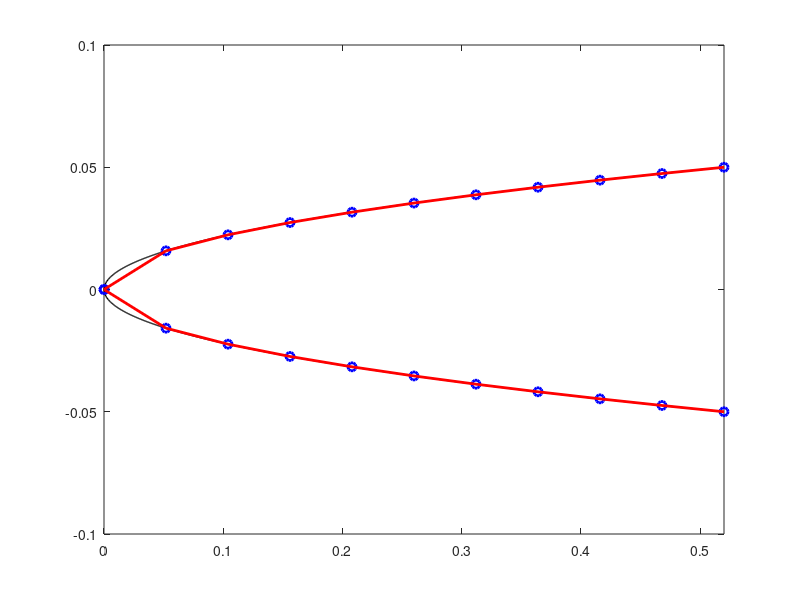

The MATLAB source for this figure: (Note: this script raises an error after producing the figure.)
%Nose cone function and tangent approximation
clc
close all
clear all
format long

L = 0.52; %nose length
R = 0.05 ; %nose base radius
A_ref = pi*R^2;
C= 0; %haack series parameter, 0 for Von Karman
n = 1/2; %power series parameter
c = 340;
M_inf = 1.2;
V_inf = c*M_inf;
Machs = [1.2 1.3 1.4 1.5 1.6 1.7 1.8 1.9 2 2.2 2.4 2.6];
DatMachs = [1.2 1.3 1.4 1.5 1.6 1.7 1.8 1.9 2 2.1 2.2 2.3 2.4 2.5 2.6];
DatCds = [0.59 0.571 0.558 0.547 0.534 0.523 0.512 0.501 0.491 0.481 0.465 0.457 0.448 0.440 0.433];
Cdps = zeros(length(Machs),1);
g = 1.4; %ratio of specific heats
P_inf = 301325; %freestream pressure, atmosferic pressure
T_inf = 1; %freestream temperature
rho_inf = 1.225; %freestream density

x = linspace(0,L,1000);
P =zeros(1000,1);

%nosecone shape function
%von karman
%y = @(x) (R/sqrt(pi))*sqrt(acos(1-(2.*x)/L)-(sin(2.*acos(1-(2.*x)/L)))/2+C*(sin(acos(1-(2.*x)/L))).^3);
%power series
y = @(x) R*(x./L).^n;
ys = y(x);

%slope of the tangent lines
%von karman
%dy_by_dx = @(x) -(R.*((2.*cos(2.*acos(1 - (2.*x)./L)))./(L.*(1 - ((2.*x)./L - 1).^2.).^(1/2)) - 2./(L.*(1 - ((2.*x)./L - 1).^2).^(1/2)) + (6.*C.*(1 - ((2.*x)./L - 1).^2).^(1/2).*((2.*x)./L - 1))./L))./(2.*sqrt(pi).*(acos(1 - (2.*x)./L) - sin(2.*acos(1 - (2.*x)./L))/2 + C.*(1 - ((2.*x)./L - 1).^2).^(3/2)).^(1/2));
%power series
dy_by_dx = @(x) n*(R/L^n).*x.^(n-1);
y_f = dy_by_dx(x);

plot(x,ys,"k","LineWidth",1)
hold on
plot(x,-ys,"k","LineWidth",1)
axis([0 L -0.1 0.1])

S = 10; % Desidered Segments
N = S + 1; % Number of Nodes
delta = (max(y_f)-min(y_f))/(N); %gradient delta
x_t = zeros(N,1); %x position of the tangent nodes
y_t = zeros(N,1); %y position of the tangent nodes
x_t(1) = 0; %the tip is set to be a tangent node
y_t(1) = 0;
k = 2;%number of tangent nodes alreay found (tip+base)

for i = 1:length(y_f)
    
    if  y_f(i) <= max(y_f) - delta && k == 2
        x_t(k) = x(i);
        k = k + 1;
       
    elseif (y_f(i) <= (dy_by_dx(x_t(k - 1)) - delta)) && (k > 2)
        x_t(k) = x(i);
        k = k + 1;
    end
end

x_t(N) = L;%the base is set to be a tangent node
y_t(N) = R;
y_t = y(x_t);
%to solve numerical cancellation problem that might leave some zeros in tne
%x_t array:
k = 2;
while k<N
    if x_t(k) == 0 %if a 0 is found in the array (in a position different for 1, because k starts at 2)
        ns = N-k;%number of nodes to correct
        d = (x_t(N)-x_t(k-1))/(ns+1);%the 0 nodes are substituted by equispaced nodes of length d
        for j = 1:ns
            x_t(k+j-1)=x_t(k-1)+d*j;
            y_t(k+j-1) = y(x_t(k+j-1));
        end
        k = N+1;%to break the loop
    end
    k = k+1;
end
%Method 1: join the tangent nodes. Tangent nodes coincident to the
%final nodes. Red segments
plot(x_t,y_t,"bo", "LineWidth",2)
plot(x_t,-y_t, "bo", "LineWidth",2)
for i = 1:S
    x1 = x_t(i);
    x2 = x_t(i + 1);
    plot([x1;x2], [y(x1);y(x2)],'r','linewidth',2)
    plot([x1;x2], [-y(x1);-y(x2)],'r','linewidth',2)
end

%Method 2: find the final nodes by intersecting the tangents to the
%already found tangent nodes. Green segments.
x_n = zeros(N+1,1); %x position of the final nodes
y_n = zeros(N+1,1); %y position of the final nodes
for j = 1:(length(x_t)-1)
    x1 = x_t(j);
    x2 = x_t(j+1);
    y1 = y_t(j);
    y2 = y_t(j+1);
    m1 = n*(R/L^n)*x1^(n-1);%slopes of the tangents in the tangent nodes
    m2 = dy_by_dx(x2);
    x = (y2-y1+m1*x1-m2*x2)/(m1-m2);
    y = m1*(x-x1)+y1;
    x_n(j+1)=x;
    y_n(j+1)=y;
    
end
x_n(length(x_t)+1) = L;
y_n(length(y_t)+1) = R;


%barrowman method + expansion waves 
NU = @(M) (atan((M^2 - 1)^(1/2)*((g - 1)/(g + 1))^(1/2))*(g + 1)^(1/2))/(g - 1)^(1/2) - atan((M^2 - 1)^(1/2));
dNU = @(M) (M*((g - 1)/(g + 1))^(1/2)*(g + 1)^(1/2))/((M^2 - 1)^(1/2)*(((M^2 - 1)*(g - 1))/(g + 1) + 1)*(g - 1)^(1/2)) - 1/(M*(M^2 - 1)^(1/2));
B = @(M) (g*M^2)/(2*(M^2-1));
Omega = @(M) (1/M)*((1+M^2*(g-1)/2)/((g+1)/2))^((g+1)/(2*(g-1)));
for l = 1:length(Machs)
M_inf = Machs(l);
V_inf = c*M_inf;
Cdp = 0;
for k=1:length(x_t)-1
    theta = atan((y_t(k+1)-y_t(k))./(x_t(k+1)-x_t(k)))
    if k ==1
        [M0,P0] = taylor_maccoll_solver(M_inf, theta, g, P_inf, T_inf, rho_inf);%P is consta
        Fx = @(x) P0*2*pi*sin(theta)*sin(theta)*x;   
        %Cdwl = (4/(g*M_inf^2))*int(P0*sin(theta)*2*pi,x,0,x_t(k+1)) given
        %by Barrowman
        Cdwl = (integral(Fx,0,x_t(k+1)))/(0.5*rho_inf*V_inf^2*A_ref) %local Cd, a part of the final integral
        M1 = M0; %mach number on the first frustrum is constant
        dpds1 = 0; 
        P2 = P0;
    else
        [MC,PC] = taylor_maccoll_solver(M_inf, theta,g, P_inf, T_inf, rho_inf)%to find the equivalent pressure on a cone with the same half-angle
        B1 = B(M1);
        nu1 = real(NU(M1));
        O1 = Omega(M1);
        f = @(M) (atan((M^2 - 1)^(1/2)*((g - 1)/(g + 1))^(1/2))*(g + 1)^(1/2))/(g - 1)^(1/2) - atan((M^2 - 1)^(1/2)) - (thetapr-theta) - nu1;
        df = @(M) (M*((g - 1)/(g + 1))^(1/2)*(g + 1)^(1/2))/((M^2 - 1)^(1/2)*(((M^2 - 1)*(g - 1))/(g + 1) + 1)*(g - 1)^(1/2)) - 1/(M*(M^2 - 1)^(1/2));
        [M2,num_it,M2_vec] = NewtonMethod(M_inf,f,df,-10,0.01,10);%getting the mack behind the shockwave using the newton method 
        M2 = real(M2);
        B2 = B(M2);
        nu2 = (thetapr-theta) + nu1;
        O2 = Omega(M2);
        dpds2 = (B2/y_t(k))*((O1/O2)*sin(thetapr)-sin(theta))+(B2/B1)*(O1/O2)*dpds1;
        %eta = dpds2 * (x-x2)/((PC-P2)*cos(theta))
        P = @(x) (PC-(PC-P2)*exp(-dpds2 * (x-x_t(k))/((PC-P2)*cos(theta))));%pressure distribution on the frustrum
        Fx = @(x) 2*pi.*sin(theta).*sin(theta).*x.*(PC-(PC-P2).*exp(-dpds2 .* (x-x_t(k))./((PC-P2).*cos(theta))));%drag force on the frustrum
        Cdwl = (integral(Fx,x_t(k),x_t(k+1)))/(0.5*rho_inf*V_inf^2*A_ref)%local cd component
        %updating the variables
        M1 = M2;
        dpds1 = dpds2;
        P2 = P(x_t(k+1));
    end
    plot([x_n(k);x_n(k+1)], [y_n(k);y_n(k+1)],'g','linewidth',2)
    plot([x_n(k);x_n(k+1)], [-y_n(k);-y_n(k+1)],'g','linewidth',2)
    thetapr = theta;
    Cdp = Cdp + Cdwl
end
Cdps(l)=Cdp;
end
figure
plot(Machs,Cdps,'linewidth',2)
hold on
plot(DatMachs, DatCds,'linewidth',2)
legend('Barrowman + Taylor-Maccoll (Nose cone only)','Missile Datcom (whole rocket)')
xlabel('Mach number')
ylabel('Pressure drag coefficient')
